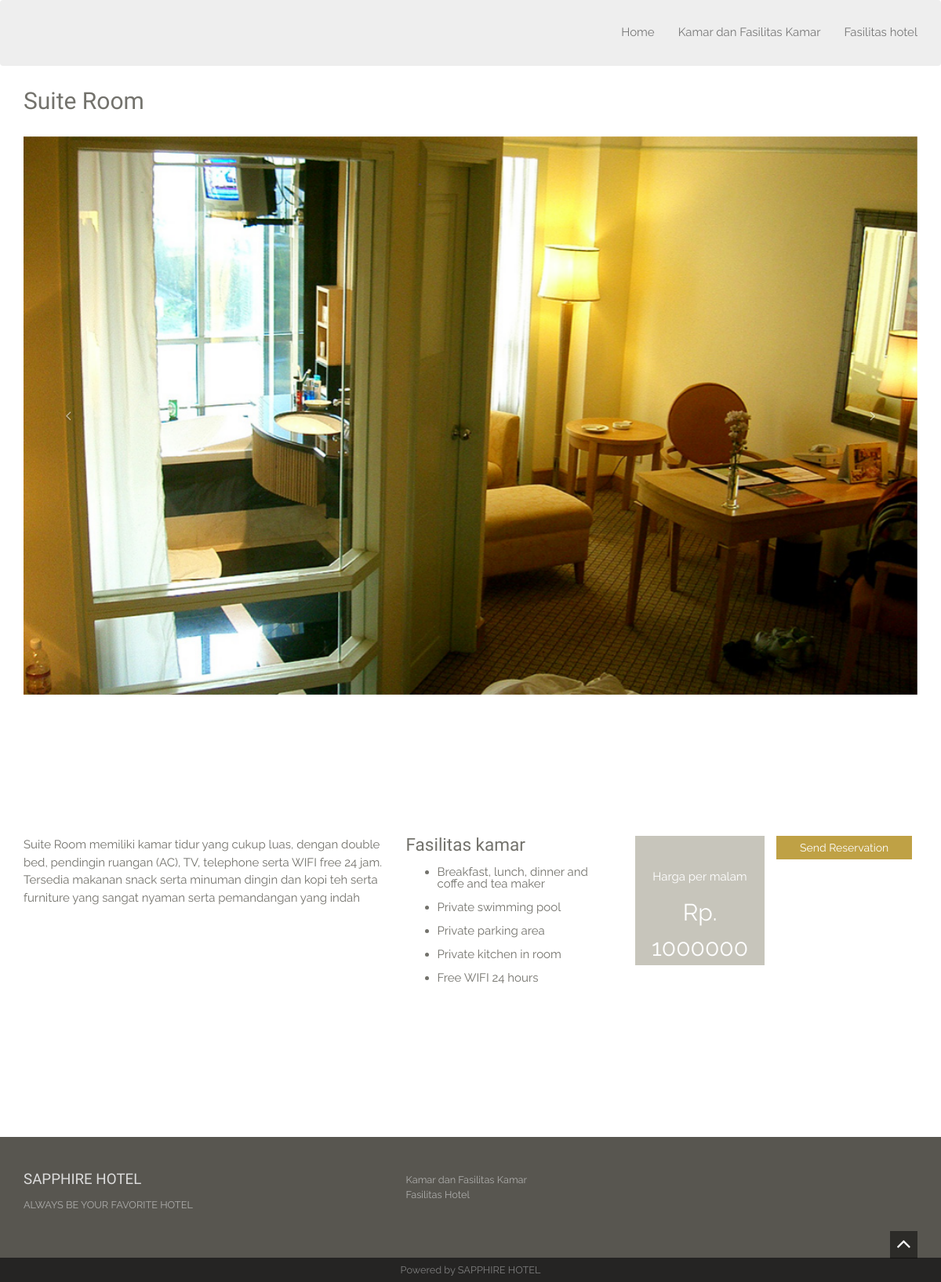
The page /suite-room.php on the database its author committed.
### tables this page shows
CREATE TABLE `kamar` (
  `id_kamar` int(11) NOT NULL,
  `penjelasan` text NOT NULL,
  `jenis_kamar` varchar(50) NOT NULL,
  `stok_kamar` int(20) NOT NULL,
  `tarif` int(100) NOT NULL,
  `gambar` text NOT NULL
);

CREATE TABLE `fasilitas_kamar` (
  `id` int(11) NOT NULL,
  `judul` varchar(50) NOT NULL,
  `tipe` varchar(50) NOT NULL,
  `f1` varchar(100) NOT NULL,
  `f2` varchar(100) NOT NULL,
  `f3` varchar(100) NOT NULL,
  `f4` varchar(100) NOT NULL,
  `f5` varchar(100) NOT NULL
);

### suite-room.php (the view, shortened to what this page needs)
<?php include 'header.php'; ?>
<div class="container">
    <?php
    require 'db.php';
    $sql = mysqli_query($connection, "select * from kamar WHERE id_kamar='4'");
    while ($data = mysqli_fetch_array($sql)) {
    ?>
        <h1 class="title"><?php echo $data['jenis_kamar']; ?> </h1>
    <?php
    }
    ?>
    <div id="RoomDetails" class="carousel slide" data-ride="carousel">
        <div class="carousel-inner">
            <?php
            require 'db.php';
            $sql = mysqli_query($connection, "select * from kamar WHERE id_kamar='4'");
            while ($data = mysqli_fetch_array($sql)) {
            ?>
                <div class="item active"><img src="images/photos/<?php echo $data['gambar']; ?>" class="img-responsive" alt="slide"></div>
            <?php } ?>
        </div>
        <a class="left carousel-control" href="#RoomDetails" role="button" data-slide="prev"><i class="fa fa-angle-left"></i></a>
        <a class="right carousel-control" href="#RoomDetails" role="button" data-slide="next"><i class="fa fa-angle-right"></i></a>
    </div>
    <div id="information" class="spacer reserve-info ">
        <div class="room-features spacer">
            <div class="row">
                <div class="col-sm-6 col-md-5">
                    <?php
                    require 'db.php';
                    $sql = mysqli_query($connection, "select * from kamar WHERE id_kamar='4'");
                    while ($data = mysqli_fetch_array($sql)) {
                    ?>
                        <p><?php echo $data['penjelasan']; ?></p>
                </div>
                <div class="col-sm-6 col-md-3 amenitites">
                    <?php
                        require 'db.php';
                        $query = "SELECT * FROM fasilitas_kamar WHERE id='4'";
                        $query_run = mysqli_query($connection,  $query);
                        foreach ($query_run as $row)
                    ?>
                    <h3><?php echo $row['judul']; ?> </h3>
                    <ul>
                        <li><?php echo $row['f1']; ?></li>
                        <li><?php echo $row['f2']; ?></li>
                        <li><?php echo $row['f3']; ?></li>
                        <li><?php echo $row['f4']; ?></li>
                        <li><?php echo $row['f5']; ?></li>
                    </ul>
                </div>
            <?php
                    }
            ?>
            <div class="col-sm-3 col-md-2">
                <?php
                require 'db.php';
                $sql = mysqli_query($connection, "select * from kamar WHERE id_kamar='4'");
                while ($data = mysqli_fetch_array($sql)) {
                ?>
                    <div class="size-price">Harga per malam<span> Rp. <?php echo $data['tarif']; ?></span></div>
            </div>
        <?php
                }
        ?>
        <div>
            <form action="reservasi.php" method="post">
                <button type="submit" name="reservasi.php" class="btn btn-default">Send Reservation</button>
            </form>
        </div>
            </div>
        </div>
    </div>
</div>
<?php include 'footer.php'; ?>

### assets/style.css (style rules this page uses)
body { background-color: #fff;font-family: 'Raleway', sans-serif;font-size: 15px;line-height: 15px; color: #73726C; }
.btn,a,a:hover { text-decoration: none;-webkit-transition: all 0.3s ease-in-out;-moz-transition: all 0.3s ease-in-out;-ms-transition: all 0.3s ease-in-out;-o-transition: all 0.3s ease-in-out;transition: all 0.3s ease-in-out;outline:0 ; }
h1,h2,h3,h4,h5,h6 { font-family:'Old Standard TT', serif;line-height: 1em;margin: 0; }
h1 { font-size: 5em; }
h1.title,h2 { font-size: 2em;line-height: 3em; }
h3 { font-size: 1.5em; margin-bottom: 0.70em; }
p { margin-bottom: 1em;line-height: 1.5em; }
.btn { border:none !important;border-radius: 0;padding: 5px 30px; }
.btn-default { background:#bfa145;box-shadow: none !important;color: #fff; }
.spacer { padding:6em 0; }
.reserve-info { background-color: #fff; }
.carousel-control { width: 10%;background: none !important; }
.carousel-control i.fa { position: absolute;left: 0;right: 0;top: 50%;margin-top: -10px; }
.carousel img { width: 100%; }
.room-features .amenitites li { margin-bottom: 1em; }
.room-features .size-price { background-color: #C7C5BB;padding: 2em 0;text-align: center;color: #fff;height: 10.97em;line-height: 3em; }
.room-features .size-price span { display: block;font-size: 2em; }

### rows shown on the page
kamar: jenis_kamar "Suite Room", gambar (picture), penjelasan "Suite Room memiliki kamar tidur yang cukup luas, dengan double bed, pendingin ruangan (AC), TV, telephone serta WIFI free 24 jam. Tersedia makanan snack serta minuman dingin dan kopi teh serta furniture yang sangat nyaman serta pemandangan yang indah", fasilitas_kamar.judul "Fasilitas kamar", fasilitas_kamar.f1 "Breakfast, lunch, dinner and coffe and tea maker", fasilitas_kamar.f2 "Private swimming pool", fasilitas_kamar.f3 "Private parking area", fasilitas_kamar.f4 "Private kitchen in room", fasilitas_kamar.f5 "Free WIFI 24 hours", tarif "1000000"
